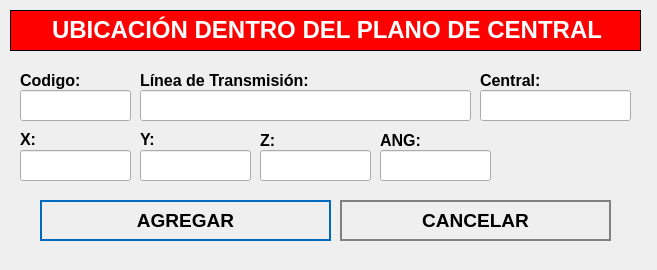
<?xml version="1.0" encoding="UTF-8"?>
<ui version="4.0">
 <class>NewBook</class>
 <widget class="QWidget" name="NewBook">
  <property name="geometry">
   <rect>
    <x>0</x>
    <y>0</y>
    <width>657</width>
    <height>270</height>
   </rect>
  </property>
  <property name="windowTitle">
   <string>Nuevo Registro</string>
  </property>
  <property name="styleSheet">
   <string notr="true">QPushButton
{	
	height: 2em;
 	border-style: solid;
	border-width: 2px;
 	border-color: grey;
	font-weight: bold;
}

QPushButton:hover
{
   	background-color:grey;
	color:white;
}</string>
  </property>
  <widget class="QLabel" name="label">
   <property name="geometry">
    <rect>
     <x>10</x>
     <y>10</y>
     <width>631</width>
     <height>41</height>
    </rect>
   </property>
   <property name="font">
    <font>
     <underline>false</underline>
    </font>
   </property>
   <property name="autoFillBackground">
    <bool>false</bool>
   </property>
   <property name="styleSheet">
    <string notr="true">background-color: red;</string>
   </property>
   <property name="frameShape">
    <enum>QFrame::Box</enum>
   </property>
   <property name="text">
    <string>&lt;html&gt;&lt;head/&gt;&lt;body&gt;&lt;p align=&quot;center&quot;&gt;&lt;span style=&quot; font-size:18pt; font-weight:600; color:#ffffff;&quot;&gt;UBICACIÓN DENTRO DEL PLANO DE CENTRAL&lt;/span&gt;&lt;/p&gt;&lt;/body&gt;&lt;/html&gt;</string>
   </property>
  </widget>
  <widget class="QLabel" name="label_autoriza">
   <property name="geometry">
    <rect>
     <x>20</x>
     <y>70</y>
     <width>101</width>
     <height>21</height>
    </rect>
   </property>
   <property name="text">
    <string>&lt;html&gt;&lt;head/&gt;&lt;body&gt;&lt;p&gt;&lt;span style=&quot; font-size:12pt; font-weight:600;&quot;&gt;Codigo:&lt;/span&gt;&lt;/p&gt;&lt;/body&gt;&lt;/html&gt;</string>
   </property>
  </widget>
  <widget class="QLineEdit" name="inputCodigo">
   <property name="geometry">
    <rect>
     <x>20</x>
     <y>90</y>
     <width>111</width>
     <height>31</height>
    </rect>
   </property>
   <property name="font">
    <font>
     <pointsize>12</pointsize>
    </font>
   </property>
  </widget>
  <widget class="QLineEdit" name="inputSubestacion">
   <property name="geometry">
    <rect>
     <x>140</x>
     <y>90</y>
     <width>331</width>
     <height>31</height>
    </rect>
   </property>
   <property name="font">
    <font>
     <pointsize>12</pointsize>
    </font>
   </property>
  </widget>
  <widget class="QPushButton" name="addButton">
   <property name="geometry">
    <rect>
     <x>40</x>
     <y>200</y>
     <width>291</width>
     <height>41</height>
    </rect>
   </property>
   <property name="font">
    <font>
     <pointsize>14</pointsize>
     <weight>75</weight>
     <bold>true</bold>
    </font>
   </property>
   <property name="cursor">
    <cursorShape>PointingHandCursor</cursorShape>
   </property>
   <property name="styleSheet">
    <string notr="true">QPushButton
{	
	height: 2em;
 	border-style: solid;
	border-width: 2px;
 	border-color: #0069c0;
	font-weight: bold;
}

QPushButton:hover
{
   	background-color:#0069c0;
	color:white;
}</string>
   </property>
   <property name="text">
    <string>AGREGAR</string>
   </property>
   <property name="icon">
    <iconset>
     <normaloff>../assets/icons/add-icon.png</normaloff>../assets/icons/add-icon.png</iconset>
   </property>
   <property name="iconSize">
    <size>
     <width>30</width>
     <height>30</height>
    </size>
   </property>
   <property name="autoDefault">
    <bool>true</bool>
   </property>
   <property name="default">
    <bool>true</bool>
   </property>
   <property name="flat">
    <bool>true</bool>
   </property>
  </widget>
  <widget class="QPushButton" name="cancelButton">
   <property name="geometry">
    <rect>
     <x>340</x>
     <y>200</y>
     <width>271</width>
     <height>41</height>
    </rect>
   </property>
   <property name="font">
    <font>
     <pointsize>14</pointsize>
     <weight>75</weight>
     <bold>true</bold>
    </font>
   </property>
   <property name="cursor">
    <cursorShape>PointingHandCursor</cursorShape>
   </property>
   <property name="styleSheet">
    <string notr="true">QPushButton
{	
	height: 2em;
 	border-style: solid;
	border-width: 2px;
 	border-color: grey;
	font-weight: bold;
}

QPushButton:hover
{
   	background-color:grey;
	color:white;
}</string>
   </property>
   <property name="text">
    <string>CANCELAR</string>
   </property>
   <property name="icon">
    <iconset>
     <normaloff>../assets/icons/cancel-icon.png</normaloff>../assets/icons/cancel-icon.png</iconset>
   </property>
   <property name="iconSize">
    <size>
     <width>30</width>
     <height>30</height>
    </size>
   </property>
   <property name="autoDefault">
    <bool>true</bool>
   </property>
   <property name="default">
    <bool>true</bool>
   </property>
   <property name="flat">
    <bool>true</bool>
   </property>
  </widget>
  <widget class="QLabel" name="label_aquienVisita">
   <property name="geometry">
    <rect>
     <x>140</x>
     <y>70</y>
     <width>191</width>
     <height>21</height>
    </rect>
   </property>
   <property name="text">
    <string>&lt;html&gt;&lt;head/&gt;&lt;body&gt;&lt;p&gt;&lt;span style=&quot; font-size:12pt; font-weight:600;&quot;&gt;Línea de Transmisión:&lt;/span&gt;&lt;/p&gt;&lt;/body&gt;&lt;/html&gt;</string>
   </property>
  </widget>
  <widget class="QLabel" name="label_horaIngreso">
   <property name="geometry">
    <rect>
     <x>20</x>
     <y>130</y>
     <width>71</width>
     <height>16</height>
    </rect>
   </property>
   <property name="text">
    <string>&lt;html&gt;&lt;head/&gt;&lt;body&gt;&lt;p&gt;&lt;span style=&quot; font-size:12pt; font-weight:600;&quot;&gt;X:&lt;/span&gt;&lt;/p&gt;&lt;/body&gt;&lt;/html&gt;</string>
   </property>
  </widget>
  <widget class="QLabel" name="label_horaSalida">
   <property name="geometry">
    <rect>
     <x>140</x>
     <y>130</y>
     <width>81</width>
     <height>16</height>
    </rect>
   </property>
   <property name="text">
    <string>&lt;html&gt;&lt;head/&gt;&lt;body&gt;&lt;p&gt;&lt;span style=&quot; font-size:12pt; font-weight:600;&quot;&gt;Y:&lt;/span&gt;&lt;/p&gt;&lt;/body&gt;&lt;/html&gt;</string>
   </property>
  </widget>
  <widget class="QLineEdit" name="inputX">
   <property name="geometry">
    <rect>
     <x>20</x>
     <y>150</y>
     <width>111</width>
     <height>31</height>
    </rect>
   </property>
   <property name="font">
    <font>
     <pointsize>12</pointsize>
    </font>
   </property>
  </widget>
  <widget class="QLineEdit" name="inputY">
   <property name="geometry">
    <rect>
     <x>140</x>
     <y>150</y>
     <width>111</width>
     <height>31</height>
    </rect>
   </property>
   <property name="font">
    <font>
     <pointsize>12</pointsize>
    </font>
   </property>
  </widget>
  <widget class="QLineEdit" name="inputCompensador">
   <property name="geometry">
    <rect>
     <x>480</x>
     <y>90</y>
     <width>151</width>
     <height>31</height>
    </rect>
   </property>
   <property name="font">
    <font>
     <pointsize>12</pointsize>
    </font>
   </property>
  </widget>
  <widget class="QLabel" name="label_motivoVisita_3">
   <property name="geometry">
    <rect>
     <x>480</x>
     <y>70</y>
     <width>161</width>
     <height>21</height>
    </rect>
   </property>
   <property name="text">
    <string>&lt;html&gt;&lt;head/&gt;&lt;body&gt;&lt;p&gt;&lt;span style=&quot; font-size:12pt; font-weight:600;&quot;&gt;Central:&lt;/span&gt;&lt;/p&gt;&lt;/body&gt;&lt;/html&gt;</string>
   </property>
  </widget>
  <widget class="QLabel" name="label_motivoVisita_2">
   <property name="geometry">
    <rect>
     <x>260</x>
     <y>130</y>
     <width>101</width>
     <height>21</height>
    </rect>
   </property>
   <property name="text">
    <string>&lt;html&gt;&lt;head/&gt;&lt;body&gt;&lt;p&gt;&lt;span style=&quot; font-size:12pt; font-weight:600;&quot;&gt;Z:&lt;/span&gt;&lt;/p&gt;&lt;/body&gt;&lt;/html&gt;</string>
   </property>
  </widget>
  <widget class="QLineEdit" name="inputANG">
   <property name="geometry">
    <rect>
     <x>260</x>
     <y>150</y>
     <width>111</width>
     <height>31</height>
    </rect>
   </property>
   <property name="font">
    <font>
     <pointsize>12</pointsize>
    </font>
   </property>
  </widget>
  <widget class="QLineEdit" name="inputANG_2">
   <property name="geometry">
    <rect>
     <x>380</x>
     <y>150</y>
     <width>111</width>
     <height>31</height>
    </rect>
   </property>
   <property name="font">
    <font>
     <pointsize>12</pointsize>
    </font>
   </property>
  </widget>
  <widget class="QLabel" name="label_motivoVisita_5">
   <property name="geometry">
    <rect>
     <x>380</x>
     <y>130</y>
     <width>101</width>
     <height>21</height>
    </rect>
   </property>
   <property name="text">
    <string>&lt;html&gt;&lt;head/&gt;&lt;body&gt;&lt;p&gt;&lt;span style=&quot; font-size:12pt; font-weight:600;&quot;&gt;ANG:&lt;/span&gt;&lt;/p&gt;&lt;/body&gt;&lt;/html&gt;</string>
   </property>
  </widget>
 </widget>
 <tabstops>
  <tabstop>inputCodigo</tabstop>
  <tabstop>inputSubestacion</tabstop>
  <tabstop>addButton</tabstop>
  <tabstop>cancelButton</tabstop>
 </tabstops>
 <resources/>
 <connections/>
</ui>
